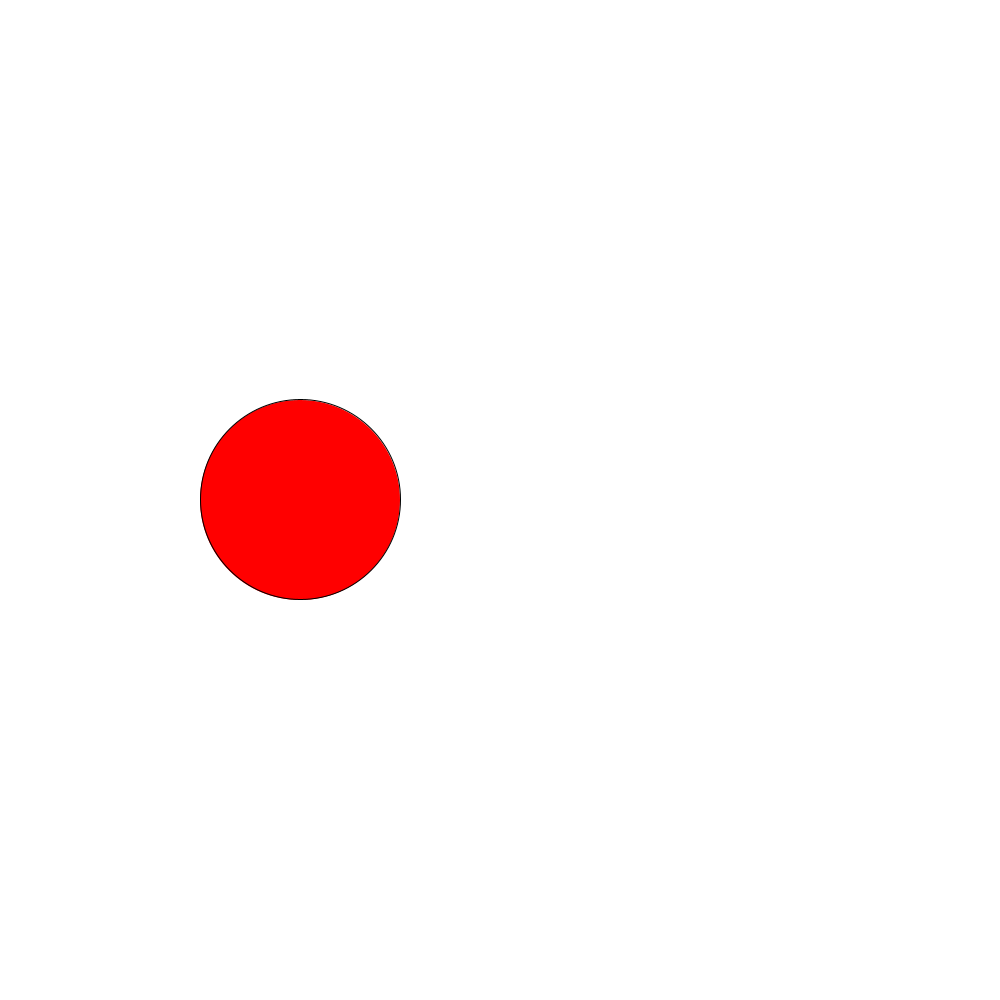
Frame 1 (no input)
Frame 60 (the mouse pressed at the canvas centre just before this capture): identical to frame 1, image omitted
Frame 120 (the mouse held since frame 60 and released just before this capture): identical to frame 1, image omitted

The Processing sketch that drew this single still picture (run headless with seeded random() and noise(); from frame 60 on, the mouse is pressed at the canvas centre):

// Processing sketch: civicsProjectInProcessing_
// ── civicsProjectInProcessing_.pde
ArrayList<Branch> branches;

void setup() {
  size(1000, 1000);
  branches = new ArrayList<Branch>();
}

void draw() {
  background(255);
  if (frameCount == 1) {
    branches.add(new Branch(color(255, 0, 0), 1, PI));
  }
  for (Branch aBranch: branches) {
    aBranch.draw();
  }
}

// ── Branch.pde
class Branch {
  color branchColor;
  float r;
  float size;
  float angle;
  float scale_;
  float x, y;
  int sizeModifier;

  Branch(color bColor, int sizeModifier_, float a) {
    sizeModifier = sizeModifier_;
    angle = a;
    size = 200;
    r = 200;
    branchColor = bColor;
    scale_ = 1;
    x = 0;
    y = 0;
  }

  void draw() {
    pushMatrix();
    translate(width/2, height/2);
    float radius = r * scale_;
    if (keyPressed) {
      if (key == CODED) {
        if (keyCode == UP) {
          scale_ += 0.1;
        }
        if (scale_ > 1) {
          if (keyCode == DOWN) {
            scale_ -= 0.1;
          }
        }
      }
    }
    fill(branchColor);
    stroke(0);
    ellipse(radius * cos(angle), radius * sin(angle), size * scale_, size * scale_);
    println("scale=" + scale_);
    popMatrix();
  }
}
